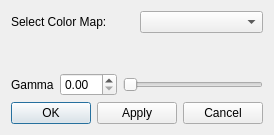
<?xml version="1.0" encoding="UTF-8"?>
<ui version="4.0">
 <class>EditColorMapWidget</class>
 <widget class="QWidget" name="EditColorMapWidget">
  <property name="geometry">
   <rect>
    <x>0</x>
    <y>0</y>
    <width>268</width>
    <height>135</height>
   </rect>
  </property>
  <property name="windowTitle">
   <string>Edit Color Map</string>
  </property>
  <layout class="QGridLayout" name="gridLayout">
   <item row="0" column="0">
    <layout class="QVBoxLayout" name="verticalLayout_2">
     <item>
      <layout class="QHBoxLayout" name="horizontalLayout_3">
       <item>
        <widget class="QLabel" name="colorMapLabel">
         <property name="text">
          <string>Select Color Map:</string>
         </property>
        </widget>
       </item>
       <item>
        <widget class="QComboBox" name="colorMapsComboBox"/>
       </item>
      </layout>
     </item>
     <item>
      <layout class="QVBoxLayout" name="verticalLayout">
       <item>
        <widget class="ColorMapEditor" name="colormapeditor"/>
       </item>
       <item>
        <layout class="QHBoxLayout" name="horizontalLayout">
         <item>
          <widget class="QLabel" name="gammaLabel">
           <property name="text">
            <string>Gamma</string>
           </property>
          </widget>
         </item>
         <item>
          <widget class="QDoubleSpinBox" name="gammaBox"/>
         </item>
         <item>
          <widget class="QSlider" name="gammaSlider">
           <property name="orientation">
            <enum>Qt::Horizontal</enum>
           </property>
          </widget>
         </item>
        </layout>
       </item>
      </layout>
     </item>
     <item>
      <layout class="QHBoxLayout" name="horizontalLayout_2">
       <item>
        <widget class="QPushButton" name="okButton">
         <property name="toolTip">
          <string>Apply color map and close this window</string>
         </property>
         <property name="text">
          <string>OK</string>
         </property>
         <property name="default">
          <bool>true</bool>
         </property>
        </widget>
       </item>
       <item>
        <widget class="QPushButton" name="applyButton">
         <property name="toolTip">
          <string>Apply changes</string>
         </property>
         <property name="text">
          <string>Apply</string>
         </property>
        </widget>
       </item>
       <item>
        <widget class="QPushButton" name="cancelButton">
         <property name="toolTip">
          <string>Close window, discard changes</string>
         </property>
         <property name="text">
          <string>Cancel</string>
         </property>
        </widget>
       </item>
       <item>
        <spacer name="horizontalSpacer">
         <property name="orientation">
          <enum>Qt::Horizontal</enum>
         </property>
         <property name="sizeHint" stdset="0">
          <size>
           <width>40</width>
           <height>20</height>
          </size>
         </property>
        </spacer>
       </item>
      </layout>
     </item>
    </layout>
   </item>
  </layout>
 </widget>
 <customwidgets>
  <customwidget>
   <class>ColorMapEditor</class>
   <extends>QFrame</extends>
   <header>VigraQt/cmeditor.hxx</header>
  </customwidget>
 </customwidgets>
 <resources/>
 <connections/>
</ui>
